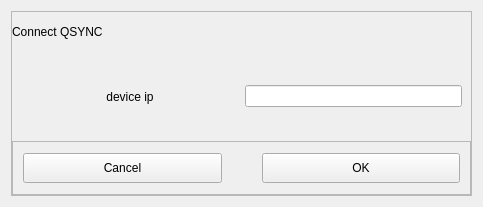
<?xml version="1.0" encoding="UTF-8"?>
<ui version="4.0">
 <class>Form</class>
 <widget class="QWidget" name="Form">
  <property name="geometry">
   <rect>
    <x>0</x>
    <y>0</y>
    <width>483</width>
    <height>207</height>
   </rect>
  </property>
  <property name="windowTitle">
   <string>Form</string>
  </property>
  <layout class="QGridLayout" name="gridLayout">
   <item row="0" column="0">
    <widget class="QFrame" name="frame">
     <property name="frameShape">
      <enum>QFrame::StyledPanel</enum>
     </property>
     <property name="frameShadow">
      <enum>QFrame::Raised</enum>
     </property>
     <layout class="QVBoxLayout" name="verticalLayout_2">
      <property name="spacing">
       <number>0</number>
      </property>
      <property name="leftMargin">
       <number>0</number>
      </property>
      <property name="topMargin">
       <number>0</number>
      </property>
      <property name="rightMargin">
       <number>0</number>
      </property>
      <property name="bottomMargin">
       <number>0</number>
      </property>
      <item>
       <widget class="QWidget" name="widget" native="true">
        <property name="minimumSize">
         <size>
          <width>0</width>
          <height>40</height>
         </size>
        </property>
        <property name="maximumSize">
         <size>
          <width>16777215</width>
          <height>40</height>
         </size>
        </property>
        <layout class="QHBoxLayout" name="horizontalLayout_4">
         <property name="spacing">
          <number>0</number>
         </property>
         <property name="leftMargin">
          <number>0</number>
         </property>
         <property name="topMargin">
          <number>0</number>
         </property>
         <property name="rightMargin">
          <number>0</number>
         </property>
         <property name="bottomMargin">
          <number>0</number>
         </property>
         <item>
          <widget class="QLabel" name="label">
           <property name="styleSheet">
            <string notr="true">font: 11pt &quot;Arial&quot;;</string>
           </property>
           <property name="text">
            <string>Connect QSYNC</string>
           </property>
          </widget>
         </item>
        </layout>
       </widget>
      </item>
      <item>
       <widget class="QWidget" name="widget_2" native="true">
        <layout class="QVBoxLayout" name="verticalLayout_3">
         <property name="spacing">
          <number>0</number>
         </property>
         <property name="leftMargin">
          <number>0</number>
         </property>
         <property name="topMargin">
          <number>0</number>
         </property>
         <property name="rightMargin">
          <number>0</number>
         </property>
         <property name="bottomMargin">
          <number>0</number>
         </property>
         <item>
          <widget class="QWidget" name="widget_3" native="true">
           <layout class="QHBoxLayout" name="horizontalLayout_3">
            <item>
             <widget class="QLabel" name="label_2">
              <property name="sizePolicy">
               <sizepolicy hsizetype="Expanding" vsizetype="Expanding">
                <horstretch>0</horstretch>
                <verstretch>0</verstretch>
               </sizepolicy>
              </property>
              <property name="maximumSize">
               <size>
                <width>16777215</width>
                <height>16777215</height>
               </size>
              </property>
              <property name="styleSheet">
               <string notr="true">font: 10pt &quot;Arial&quot;;
border:0px;</string>
              </property>
              <property name="text">
               <string>device ip</string>
              </property>
              <property name="textFormat">
               <enum>Qt::AutoText</enum>
              </property>
              <property name="alignment">
               <set>Qt::AlignCenter</set>
              </property>
             </widget>
            </item>
            <item>
             <widget class="QLineEdit" name="ip_edit"/>
            </item>
           </layout>
          </widget>
         </item>
         <item>
          <widget class="QWidget" name="widget_4" native="true">
           <property name="minimumSize">
            <size>
             <width>0</width>
             <height>54</height>
            </size>
           </property>
           <property name="maximumSize">
            <size>
             <width>16777215</width>
             <height>54</height>
            </size>
           </property>
           <layout class="QHBoxLayout" name="horizontalLayout_2">
            <property name="spacing">
             <number>0</number>
            </property>
            <property name="leftMargin">
             <number>0</number>
            </property>
            <property name="topMargin">
             <number>0</number>
            </property>
            <property name="rightMargin">
             <number>0</number>
            </property>
            <property name="bottomMargin">
             <number>0</number>
            </property>
            <item>
             <widget class="QFrame" name="frame_5">
              <property name="maximumSize">
               <size>
                <width>16777215</width>
                <height>16777215</height>
               </size>
              </property>
              <property name="frameShape">
               <enum>QFrame::StyledPanel</enum>
              </property>
              <property name="frameShadow">
               <enum>QFrame::Raised</enum>
              </property>
              <layout class="QHBoxLayout" name="horizontalLayout">
               <property name="spacing">
                <number>0</number>
               </property>
               <property name="leftMargin">
                <number>0</number>
               </property>
               <property name="topMargin">
                <number>0</number>
               </property>
               <property name="rightMargin">
                <number>0</number>
               </property>
               <property name="bottomMargin">
                <number>0</number>
               </property>
               <item>
                <widget class="QPushButton" name="Cancel">
                 <property name="minimumSize">
                  <size>
                   <width>0</width>
                   <height>30</height>
                  </size>
                 </property>
                 <property name="styleSheet">
                  <string notr="true">margin-right:20px;
margin-left:10px;</string>
                 </property>
                 <property name="text">
                  <string>Cancel</string>
                 </property>
                </widget>
               </item>
               <item>
                <widget class="QPushButton" name="OK">
                 <property name="minimumSize">
                  <size>
                   <width>0</width>
                   <height>30</height>
                  </size>
                 </property>
                 <property name="styleSheet">
                  <string notr="true">margin-left:20px;
margin-right:10px;</string>
                 </property>
                 <property name="text">
                  <string>OK</string>
                 </property>
                </widget>
               </item>
              </layout>
             </widget>
            </item>
           </layout>
          </widget>
         </item>
        </layout>
       </widget>
      </item>
     </layout>
    </widget>
   </item>
  </layout>
 </widget>
 <resources/>
 <connections/>
</ui>
